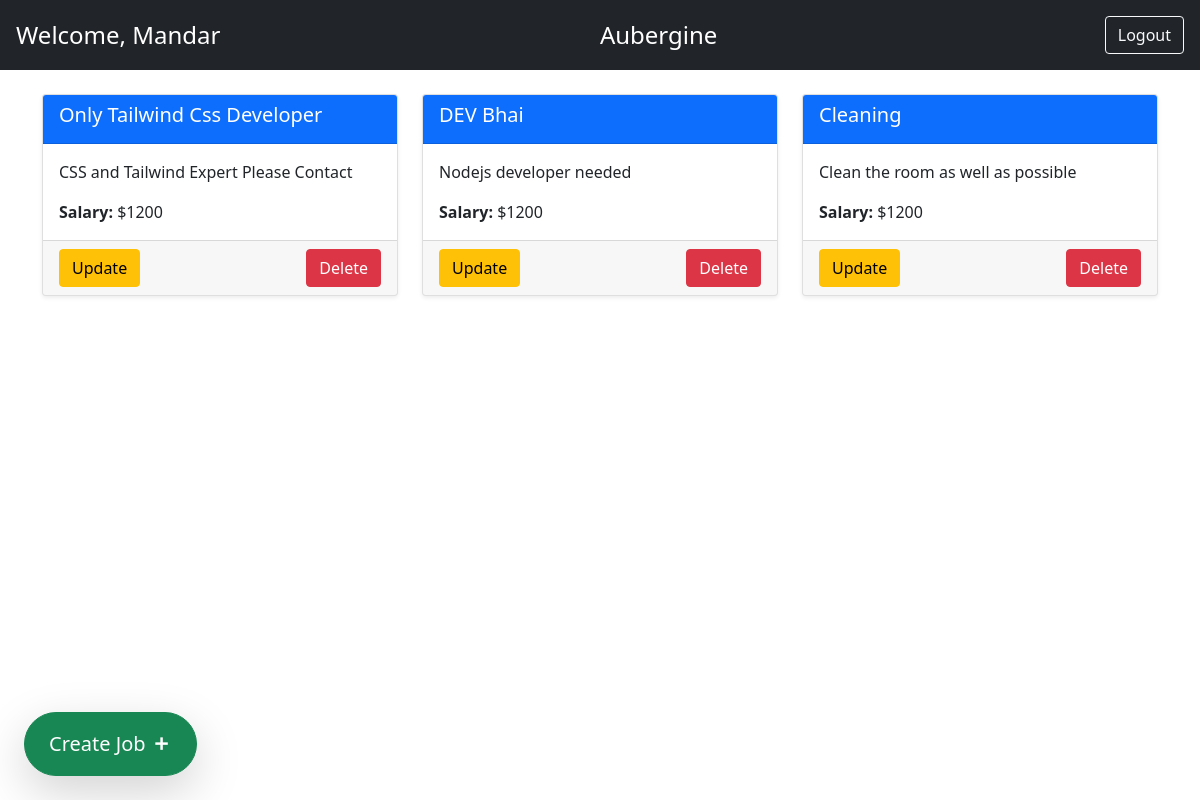
The page /auth/home/ (signed in) on the database as committed earlier.
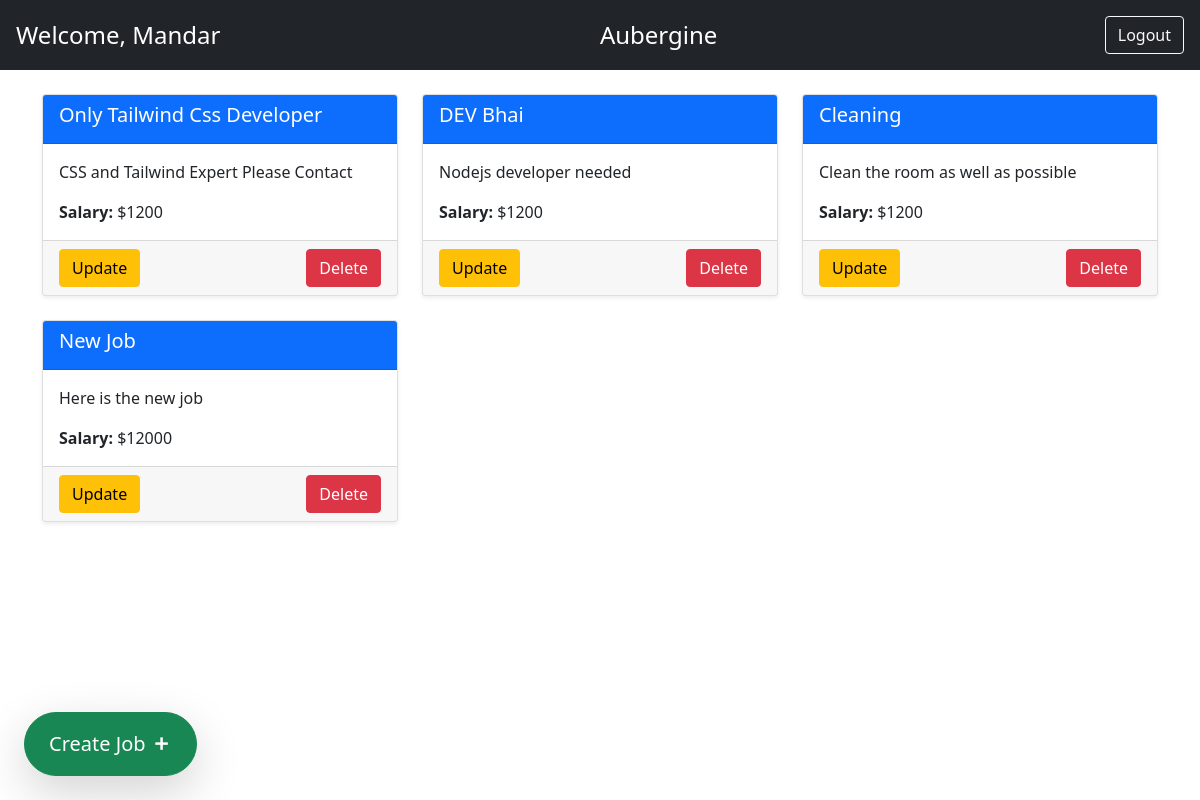
The same page on the database as committed later.
### jobs/models.py (models this page shows, shortened)
class Job(models.Model):
    title = models.CharField(max_length=255)
    description = models.TextField(blank=True)
    salary = models.IntegerField()
    company = models.ForeignKey(Company, on_delete=models.CASCADE, related_name='jobs',null=False)  # One company can have many jobs (for total participation the foreignky has null constraint)

### authentication/views.py (the view, shortened to what this page needs)
# urls.py: path('home/',home_view,name='home')
@login_required
def home_view(request):
    if Company.objects.filter(user = request.user).exists():
        company = Company.objects.filter(user = request.user)[0]
        jobs = Job.objects.filter(company=company)
        return render(request,'home.html',{'jobs':jobs,'user':request.user,'company':company})

### jobs/models.py (called while the page is built)
    def __str__(self):
        return self.name

### authentication/templates/home.html (shortened to what this page needs)
<!DOCTYPE html>
<html lang="en">
<head>
    <link href="https://cdn.jsdelivr.net/npm/bootstrap@5.0.2/dist/css/bootstrap.min.css" rel="stylesheet">
    <link rel="stylesheet" href="https://cdnjs.cloudflare.com/ajax/libs/remixicon/4.6.0/remixicon.css" />
    </head>
<body>
    <div class="bg-dark text-white p-3">
        <div class="d-flex justify-content-between align-items-center">
            <div class="fs-4">Welcome,
                {% if user.is_authenticated %}
                    {{ user.first_name }}
                {% else %}
                    Guest
                {% endif %}
            </div>
            <div class="fs-4">
                {{company}}
            </div>
            <div>
                {% if user.is_authenticated %}
                    <a href="{% url 'logout' %}" class="btn btn-outline-light ms-2">Logout</a>
                {% else %}
                    <a href="{% url 'login' %}" class="btn btn-outline-light ms-2">Sign In</a>
                    <a href="{% url 'register' %}" class="btn btn-outline-light ms-2">Register</a>
                {% endif %}
            </div>
        </div>
    </div>
    <div class="container mt-4">
        <div class="row">
            {% for job in jobs %}
                <div class="col-md-4 mb-4">
                    <div class="card shadow-sm h-100">
                        <div class="card-header bg-primary text-white">
                            <h5 class="card-title">{{ job.title }}</h5>
                        </div>
                        <div class="card-body">
                            <p class="card-text">{{ job.description|truncatewords:20 }}</p>
                            <p class="card-text"><strong>Salary: </strong>${{ job.salary }}</p>
                        </div>
                        <div class="card-footer d-flex justify-content-between">
                            <a href="/job/update/{{ job.id }}/" class="btn btn-warning">Update</a>
                            <a href="/job/delete/{{ job.id }}/" class="btn btn-danger">Delete</a>
                        </div>
                    </div>
                </div>
            {% endfor %}
        </div>
    </div>
    <a href="/job/create/" class="position-fixed bottom-0 start-0 mb-4 ms-4">
        <button class="btn btn-success fs-5 rounded-pill shadow-lg py-3 px-4">Create Job <i class="fw-bold fs-5 ri-add-line"></i> </button>
    </a>
</body>
</html>

Rows that differ between the two databases and show on the page:
added Job: title "New Job", description "Here is the new job", salary "12000"
